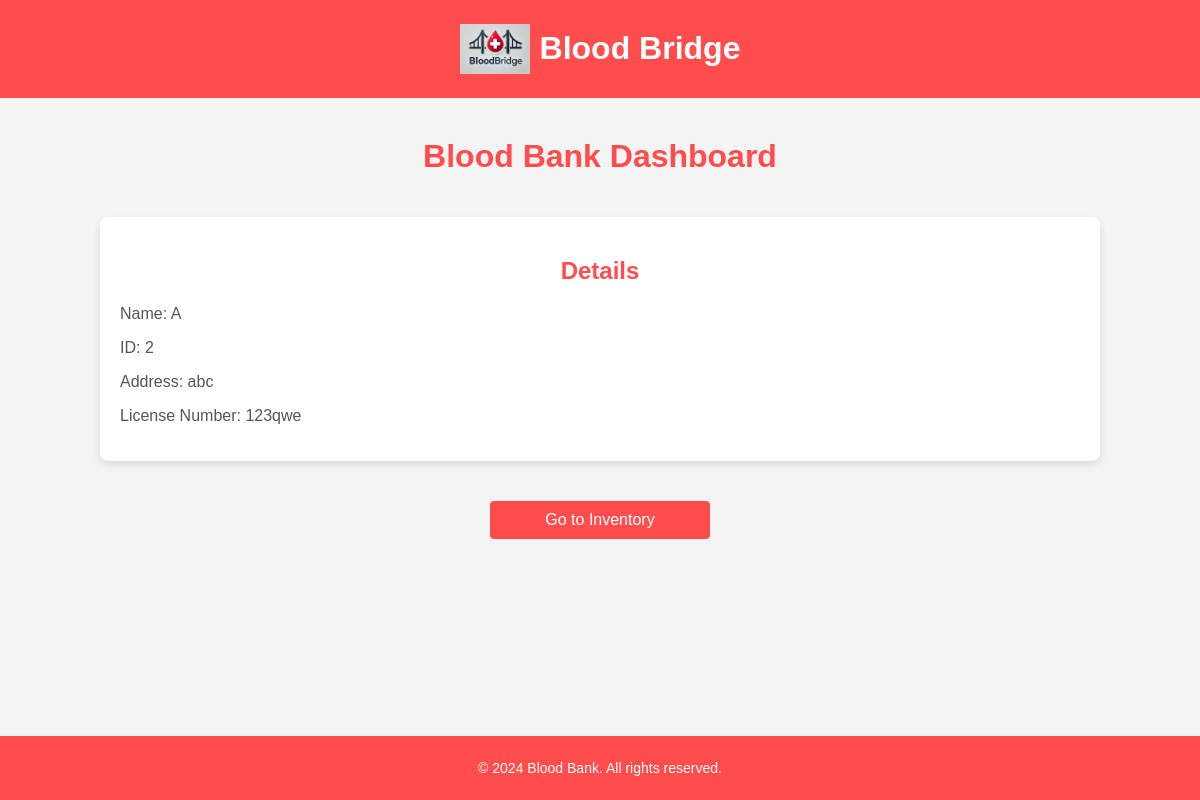
The app's page /dashboard (signed in), older data.
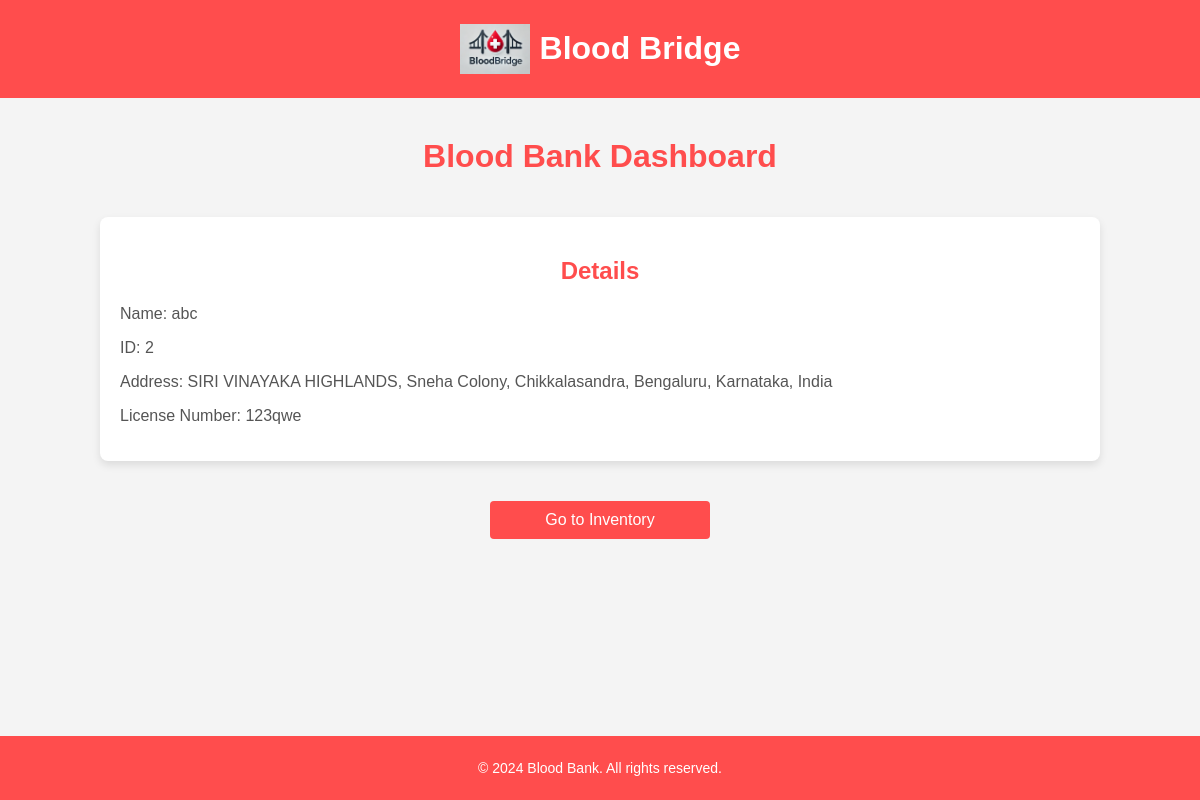
The same page, newer data.
### tables this page shows
CREATE TABLE main_table (
    id INTEGER PRIMARY KEY AUTOINCREMENT,
    name TEXT NOT NULL,
    email TEXT UNIQUE NOT NULL,
    address TEXT NOT NULL,
    license_number TEXT NOT NULL,
    password TEXT NOT NULL,
    latitude REAL,
    longitude REAL
);

### app.py (the view)
@app.route('/dashboard')
def dashboard():
    email = session.get('user_email')
    if not email:
        flash("Please log in first.", "danger")
        return redirect(url_for('login'))
    conn = get_db_connection()
    user = conn.execute('SELECT * FROM main_table WHERE email = ?', (email,)).fetchone()
    conn.close()
    if user:
        return render_template('dashboard.html',
                               bank_name=user['name'],
                               bank_id=user['id'],
                               address=user['address'],
                               license_number=user['license_number'])
    else:
        flash("User details not found.", "danger")
        return redirect(url_for('login'))

### app.py (called while the page is built)
def get_db_connection():
    conn = sqlite3.connect('blood_bank.db')
    conn.row_factory = sqlite3.Row
    return conn

### templates/dashboard.html (shortened to what this page needs)
<!DOCTYPE html>
<html lang="en">
<head>
</head>
<body>
    <header>
        <div class="logo-container">
            <img src="/static/images/logo.png" alt="Blood Bank Logo" class="logo-img">
        </div>
        <div class="htext">
            <h1>Blood Bridge</h1>
        </div>
    </header>
    <h1>Blood Bank Dashboard</h1>
    <div id="bank-details">
        <h2>Details</h2>
        <p>Name: {{ bank_name if bank_name else 'N/A' }}</p>
        <p>ID: {{ bank_id if bank_id else 'N/A' }}</p>
        <p>Address: {{ address if address else 'N/A' }}</p>
        <p>License Number: {{ license_number if license_number else 'N/A' }}</p>
    </div>
    <a href="/inventory">Go to Inventory</a>
    <footer>
        <p>&copy; 2024 Blood Bank. All rights reserved.</p>
    </footer>
</body>
</html>

Row changes from the older to the newer data that the page shows:
changed main_table "abc": name (not shown) → "abc"; address "abc" → "SIRI VINAYAKA HIGHLANDS, Sneha Colony, Chikkalasandra, Bengaluru, Karnataka, India"
Text that changed along with them:
{{ bank_name if bank_name else 'N/A' }}: "A" → (not shown)
